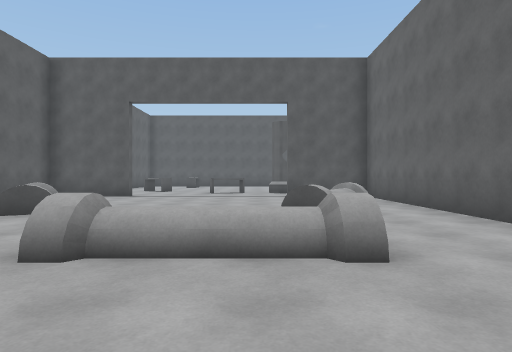
view 1 (above)

19 first-person views from a walk through a 3-D level made in the Unity game engine. The camera is 1.3 m above the floor, looks level and sees 75° across. The floor is counted in squares, 2 m on a side. Each view is taken from the middle of a square. On the plan, view 1 faces up. The plan holds only what a view shows up to about 10 squares ahead; the rest is blank. The player is left out.

view 2
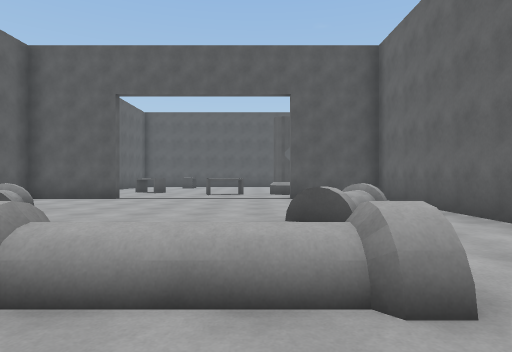

view 3
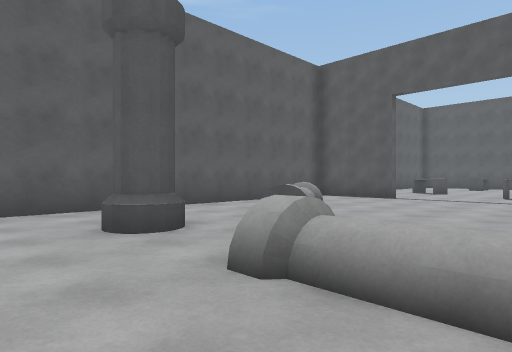

view 4
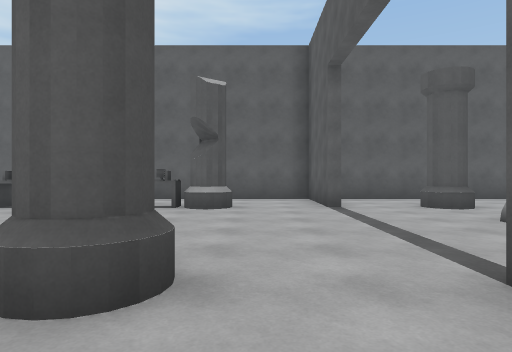

view 5
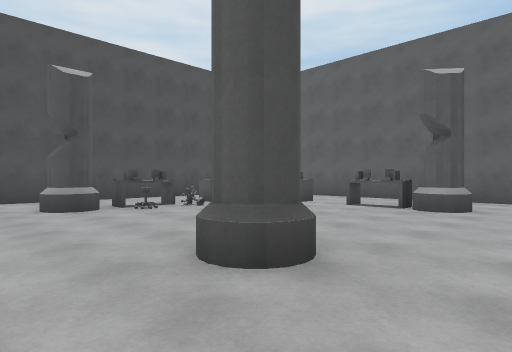

view 6
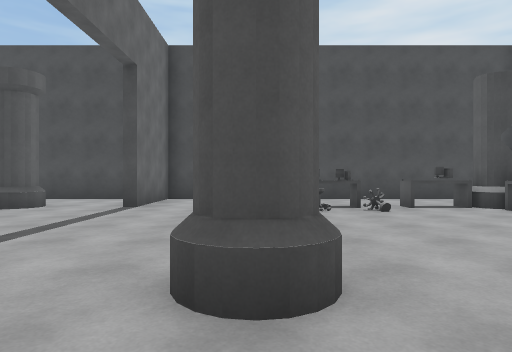

view 7
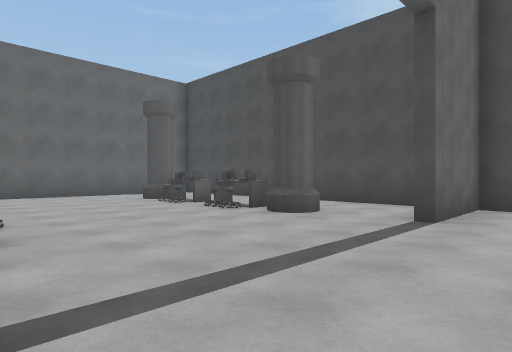

view 8
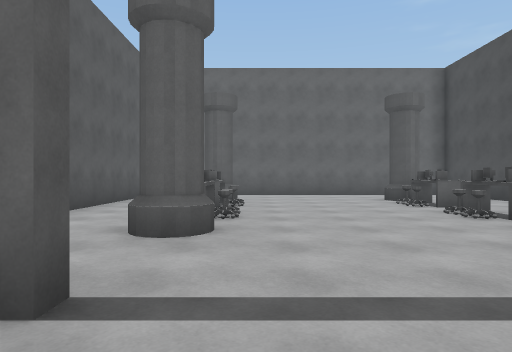

view 9
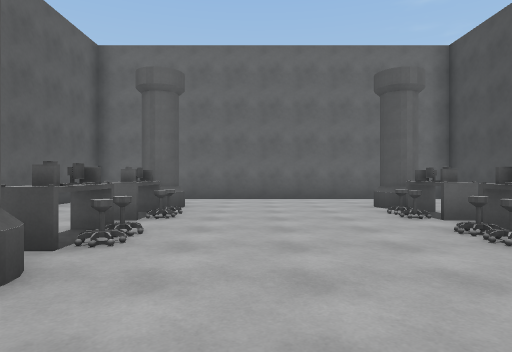

view 10
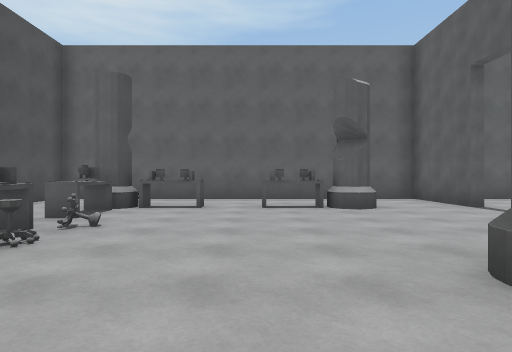

view 11
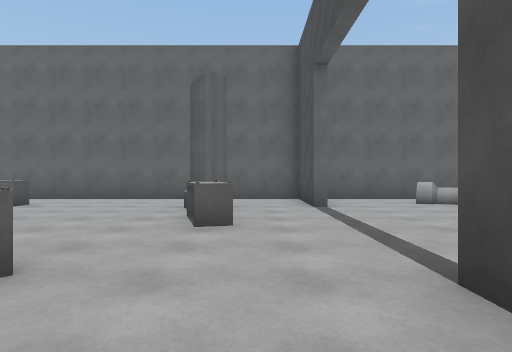

view 12
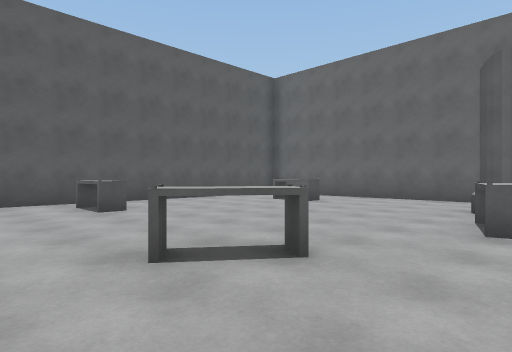

view 13
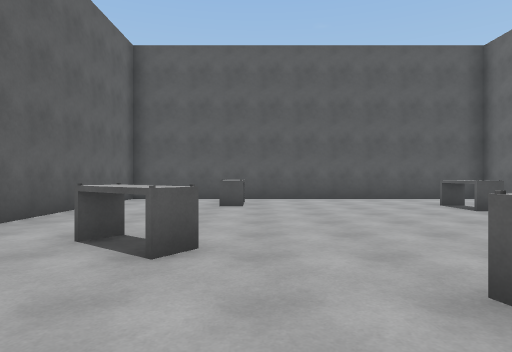

view 14
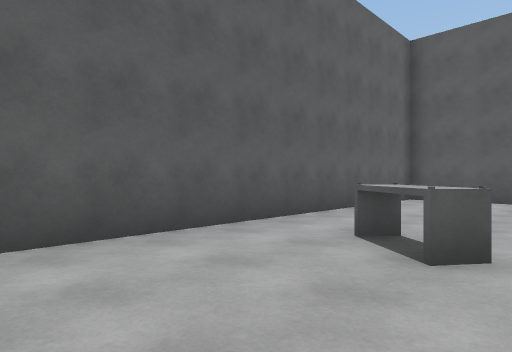

view 15
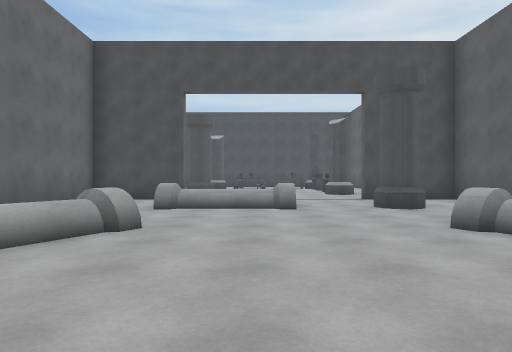

view 16
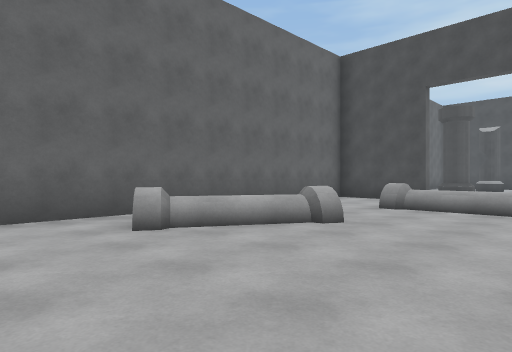

view 17
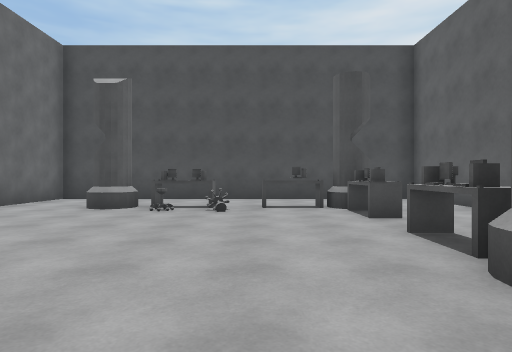

view 18
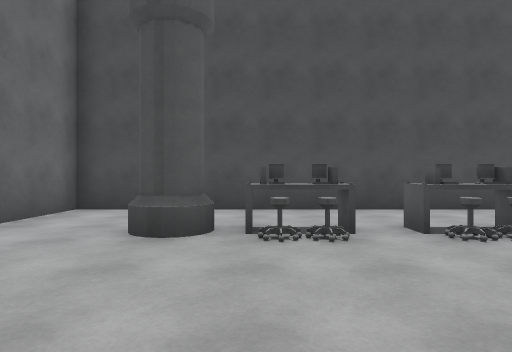

view 19
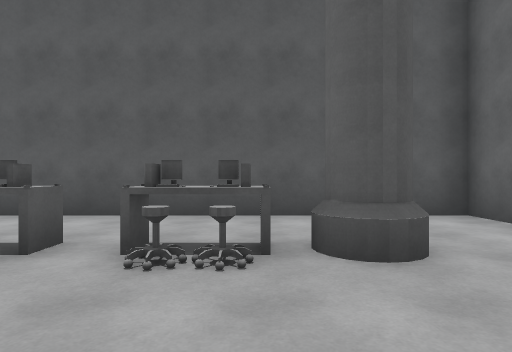

### Floor plan
Points are (right, up) in squares from view 1. A wall is a line through its corners. A room is listed if a view was taken in it or the views show most of it. See-through windows are left out.
Room 1 (views 1, 2, 3, 4, 5, 6, 7, 8, 9, 10, 11, 12, 13, 14, 15, 16, 17, 18, 19)
walls: (1, 0.8) (3.5, 0.8) (3.5, 10.5) (1, 10.5) (1, 10.8) (3.5, 10.8) (3.5, 20.5) (-6.5, 20.5) (-6.5, 11.4); (-4, 0.5) (-6.5, 0.5) (-6.5, -9.5) (3.5, -9.5) (3.5, -7); (-4, 10.5) (-6.5, 10.5) (-6.5, 0.8) (-4, 0.8); (-4.5, 10.8) (-4, 10.8); (4.6, -9.5) (13.5, -9.5) (13.5, 0.5) (5.8, 0.5)
objects: other object (-5, 6) to (-4, 8); pillar (-4, -7); other object (-4, -6); other object (-4, -3); pillar (-4, -2); column (-4, 3); table (-4, 14); table (-3, -7); table (-3, 19); other object (-1, -7) to (0, -7); chair (-1, -6); other object (-1, 3) to (1, 3); table (-1, 13); chair (0, -6); pillar (1, -7); column (1, -2); other object (1, 6) to (2, 8); pillar (1, 13); table (1, 18); column (6, -7); column (6, -2); chair (7, -7); chair (7, -2); chair (8, -7); chair (8, -2); chair (9, -7); chair (9, -2); chair (10, -7); chair (10, -2); column (11, -7); column (11, -2)

Positions as (right, up) in squares from view 1, and headings:
1: (0, 0), facing up
2: (0, 1), facing up
3: (0, 1), facing up-left
4: (3, -1), facing left
5: (3, 0), facing down-left
6: (1, 0), facing down
7: (2, -2), facing down-right
8: (2, -3), facing right
9: (4, -4), facing right
10: (3, -4), facing left
11: (-6, 12), facing right
12: (-6, 12), facing up-right
13: (-3, 11), facing up
14: (-3, 11), facing up-left
15: (-1, 10), facing down
16: (-2, 10), facing down-right
17: (-2, 0), facing down
18: (10, -3), facing down
19: (10, -5), facing up
